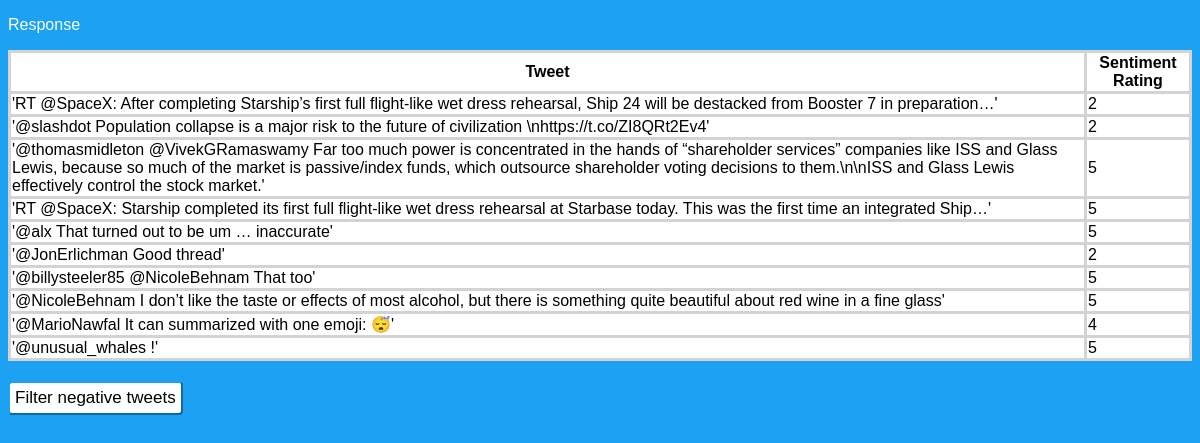
/tweetSentiment/results, run on an earlier commit of the app's database.
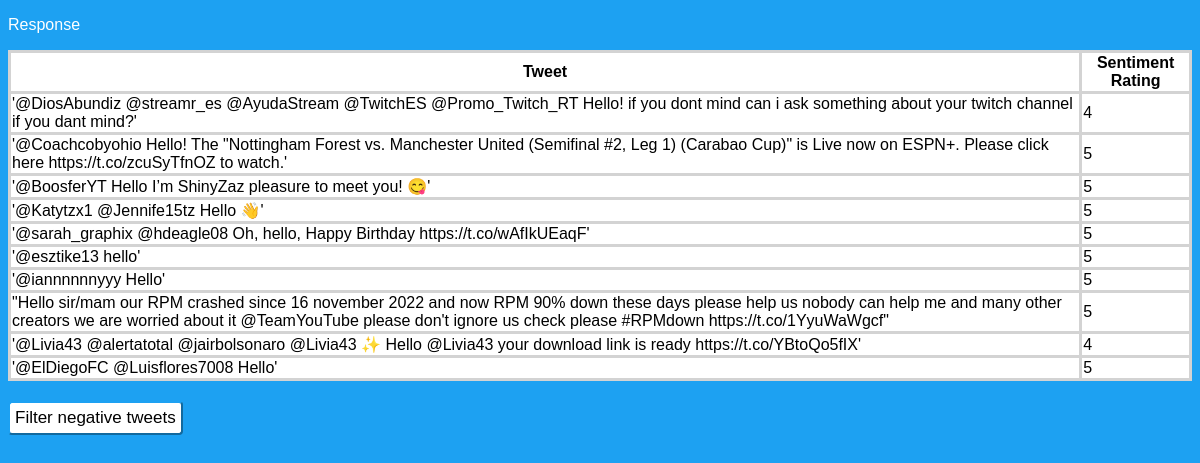
And on a later commit of the database.
### tweetSentiment/models.py (models this page shows)
class RequestedData(models.Model):
    tweet_text = models.CharField(max_length = 5000) #tweet text
    tweet_text_clean = models.CharField(max_length = 5000, default="na") #cleaned tweet text
    tweet_sentiment = models.CharField(max_length = 1) #sentiment
    request_number = models.IntegerField() #request number

### tweetSentiment/views.py (the view)
# urls.py: path('results', views.results, name = 'results'),
def results(request):
    last_object = RequestedData.objects.last() #get the last object from the database
    number = last_object.request_number #get the last request number
    query_results = RequestedData.objects.filter(request_number = number) #fetch all data entered that has that request number
    negative_tweets = RequestedData.objects.filter(request_number = number, tweet_sentiment = '1').values('tweet_text')
    context = {'query_results': query_results, 'negative_tweets': negative_tweets} #dictionary of results
    return render(request, 'tweetSentiment/response.html', context) #return the page with request results

### tweetSentiment/Templates/tweetSentiment/response.html (shortened to what this page needs)
{% load static %}
<!DOCTYPE html>
<html lang="en-US">
  <head>
    <link rel="stylesheet" href="{% static 'style.css' %}">
  </head>
  <body>
    <p>Response</p>
    <table id="table">
    <tr>
      <th>Tweet</th>
      <th>Sentiment Rating</th>
    </tr>
    {% for tweet in query_results %}
    <tr>
        <td>{{ tweet.tweet_text }}</td>
        <td id="sentiment">{{ tweet.tweet_sentiment }}</td>
    </tr>
    {% endfor %}
  </table>
  <button class="button" id="neg_button" onclick="filter()">Filter negative tweets</button>
  </body>
</html>

What changed in the data, as far as the page shows it:
no longer on this page (row unchanged): RequestedData: tweet_text "'RT @SpaceX: After completing Starship’s first full flight-like wet dress rehearsal, Ship 24 will be destacked from Booster 7 in preparation…'", tweet_sentiment "2"
no longer on this page (row unchanged): RequestedData: tweet_text "'@slashdot Population collapse is a major risk to the future of civilization \\nhttps://t.co/ZI8QRt2Ev4'", tweet_sentiment "2"
no longer on this page (row unchanged): RequestedData: tweet_text "'@thomasmidleton @VivekGRamaswamy Far too much power is concentrated in the hands of “shareholder services” companies like ISS and Glass Lewis, because so much of the market is passive/index funds, which outsource shareholder voting decisions to them.\\n\\nISS and Glass Lewis effectively control the stock market.'", tweet_sentiment "5"
no longer on this page (row unchanged): RequestedData: tweet_text "'RT @SpaceX: Starship completed its first full flight-like wet dress rehearsal at Starbase today. This was the first time an integrated Ship…'", tweet_sentiment "5"
no longer on this page (row unchanged): RequestedData: tweet_text "'@alx That turned out to be um … inaccurate'", tweet_sentiment "5"
no longer on this page (row unchanged): RequestedData: tweet_text "'@JonErlichman Good thread'", tweet_sentiment "2"
no longer on this page (row unchanged): RequestedData: tweet_text "'@billysteeler85 @NicoleBehnam That too'", tweet_sentiment "5"
no longer on this page (row unchanged): RequestedData: tweet_text "'@NicoleBehnam I don’t like the taste or effects of most alcohol, but there is something quite beautiful about red wine in a fine glass'", tweet_sentiment "5"
no longer on this page (row unchanged): RequestedData: tweet_text "'@MarioNawfal It can summarized with one emoji: 😴'", tweet_sentiment "4"
no longer on this page (row unchanged): RequestedData: tweet_text "'@unusual_whales !'", tweet_sentiment "5"
added RequestedData: tweet_text "'@DiosAbundiz @streamr_es @AyudaStream @TwitchES @Promo_Twitch_RT Hello! if you dont mind can i ask something about your twitch channel if you dant mind?'", tweet_sentiment "4"
added RequestedData: tweet_text "'@Coachcobyohio Hello! The \"Nottingham Forest vs. Manchester United (Semifinal #2, Leg 1) (Carabao Cup)\" is Live now on ESPN+. Please click here https://t.co/zcuSyTfnOZ to watch.'", tweet_sentiment "5"
added RequestedData: tweet_text "'@BoosferYT Hello I’m ShinyZaz pleasure to meet you! 😋'", tweet_sentiment "5"
added RequestedData: tweet_text "'@Katytzx1 @Jennife15tz Hello 👋'", tweet_sentiment "5"
added RequestedData: tweet_text "'@sarah_graphix @hdeagle08 Oh, hello, Happy Birthday https://t.co/wAfIkUEaqF'", tweet_sentiment "5"
added RequestedData: tweet_text "'@esztike13 hello'", tweet_sentiment "5"
added RequestedData: tweet_text "'@iannnnnnyyy Hello'", tweet_sentiment "5"
added RequestedData: tweet_text "\"Hello sir/mam our RPM crashed since 16 november 2022 and now RPM 90% down these days please help us nobody can help me and many other creators we are worried about it @TeamYouTube please don't ignore us check please #RPMdown https://t.co/1YyuWaWgcf\"", tweet_sentiment "5"
added RequestedData: tweet_text "'@Livia43 @alertatotal @jairbolsonaro @Livia43 ✨ Hello @Livia43 your download link is ready https://t.co/YBtoQo5fIX'", tweet_sentiment "4"
added RequestedData: tweet_text "'@ElDiegoFC @Luisflores7008 Hello'", tweet_sentiment "5"
